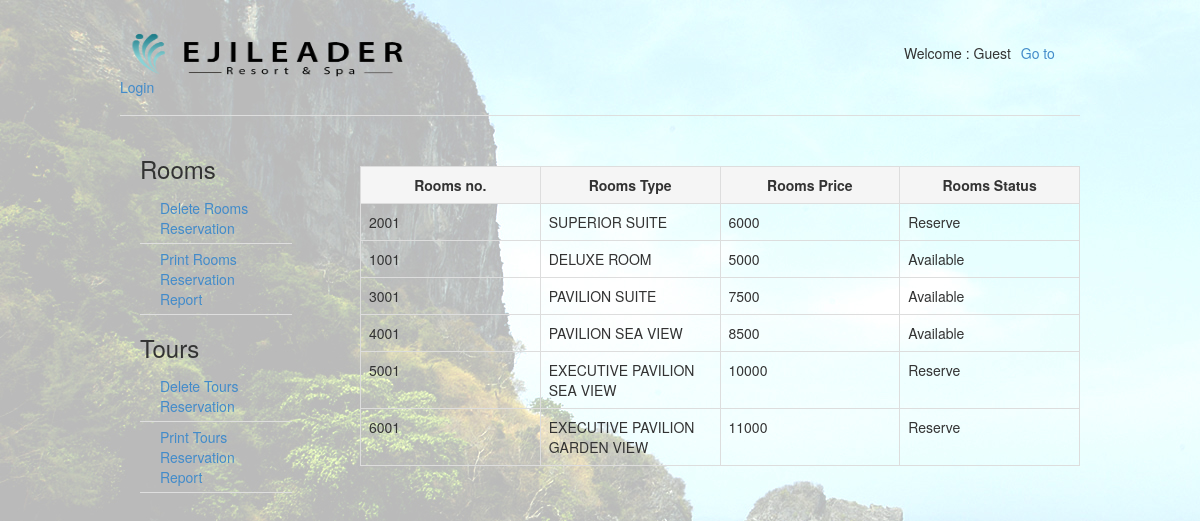
The app's page /index-emp-rooms.php with its own data.
### tables this page shows
CREATE TABLE `rooms` (
  `idRooms` int(11) NOT NULL,
  `RoomsNo` varchar(4) NOT NULL,
  `RoomsType` varchar(45) NOT NULL,
  `RoomsPrice` int(11) NOT NULL,
  `RoomsStatus` varchar(15) NOT NULL
);

### index-emp-rooms.php (the view, shortened to what this page needs)
<!DOCTYPE html PUBLIC "-//W3C//DTD XHTML 1.0 Transitional//EN" "http://www.w3.org/TR/xhtml1/DTD/xhtml1-transitional.dtd">
<html xmlns="http://www.w3.org/1999/xhtml">
<head>
</head>
<?php
	include("header.php");
	include("menu-emp.php");
?>
<div class="box-left">
</div>
<body>
<div class="box-right">
<br><br>
	  <?php
	$sql = "select * from Rooms";
	$connect = new mysqli("localhost","root","","projectwebpro");
	$query = $connect->query($sql);
	$result = $query->fetch_object();
	if(!$result){
		echo "<strong>No data </strong>";
	}else{
		echo '<table border=1 width="700" class="table table-bordered table-hover">';
		echo '<tr class="active">';
		echo '<td><center><strong>Rooms no.</strong></center></td>';
		echo '<td><center><strong>Rooms Type</strong></center></td>';
		echo '<td><center><strong>Rooms Price</strong></center></td>';
		echo '<td><center><strong>Rooms Status</strong></center></td>';
		echo '</tr>';
		if($query = $connect->query($sql)){
			while($obj = $query->fetch_object()){
				echo '<tr>';
				echo '<td height="10" width="100"> '.$obj->RoomsNo.'</td>';
				echo '<td height="10" width="100"> '.$obj->RoomsType.'</td>';
				echo '<td height="10" width="100"> '.$obj->RoomsPrice.'</td>';
				echo '<td height="10" width="100"> '.$obj->RoomsStatus.'</td>';
				echo '</tr>';
			}
			echo '</table>';
		}
	}
?>
</div>
</body>
</html>

### css/main.css (style rules this page uses)
body { padding-top: 30px; padding-left: 10%; padding-right: 10%; }
table { margin-bottom:10px; width: 80%; }
.box-right { float: left; width: 75%; }
.box-left { float: left; width: 20%; margin-right: 5%; }

### records on screen
rooms: RoomsNo "2001", RoomsType "SUPERIOR SUITE", RoomsPrice "6000", RoomsStatus "Reserve"
rooms: RoomsNo "1001", RoomsType "DELUXE ROOM", RoomsPrice "5000", RoomsStatus "Available"
rooms: RoomsNo "3001", RoomsType "PAVILION SUITE", RoomsPrice "7500", RoomsStatus "Available"
rooms: RoomsNo "4001", RoomsType "PAVILION SEA VIEW", RoomsPrice "8500", RoomsStatus "Available"
rooms: RoomsNo "5001", RoomsType "EXECUTIVE PAVILION SEA VIEW", RoomsPrice "10000", RoomsStatus "Reserve"
rooms: RoomsNo "6001", RoomsType "EXECUTIVE PAVILION GARDEN VIEW", RoomsPrice "11000", RoomsStatus "Reserve"
